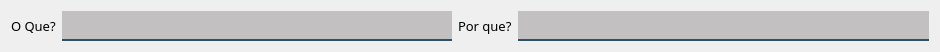
                  <widget class="QWidget" name="layoutWidget_13">
                   <property name="geometry">
                    <rect>
                     <x>152</x>
                     <y>390</y>
                     <width>921</width>
                     <height>40</height>
                    </rect>
                   </property>
                   <layout class="QHBoxLayout" name="horizontalLayout_12">
                    <item>
                     <layout class="QHBoxLayout" name="horizontalLayout_16">
                      <item>
                       <widget class="QLabel" name="label_88">
                        <property name="font">
                         <font>
                          <family>Reem Kufi</family>
                          <pointsize>10</pointsize>
                          <bold>false</bold>
                         </font>
                        </property>
                        <property name="styleSheet">
                         <string notr="true">color: rgb(0,0,0);</string>
                        </property>
                        <property name="text">
                         <string>O Que?</string>
                        </property>
                       </widget>
                      </item>
                      <item>
                       <widget class="QLineEdit" name="txt_pessoas_2">
                        <property name="enabled">
                         <bool>false</bool>
                        </property>
                        <property name="minimumSize">
                         <size>
                          <width>390</width>
                          <height>0</height>
                         </size>
                        </property>
                        <property name="font">
                         <font>
                          <family>Reem Kufi</family>
                         </font>
                        </property>
                        <property name="styleSheet">
                         <string notr="true">background-color: rgba(10,0,0,50);
border:2px solid rgba(0,0,0,0);
border-bottom-color:rgba(46,82,101,255);
color:rgb(0,0,0);
padding-bottom:7px</string>
                        </property>
                       </widget>
                      </item>
                     </layout>
                    </item>
                    <item>
                     <layout class="QHBoxLayout" name="horizontalLayout_17">
                      <item>
                       <widget class="QLabel" name="label_89">
                        <property name="font">
                         <font>
                          <family>Reem Kufi</family>
                          <pointsize>10</pointsize>
                          <bold>false</bold>
                         </font>
                        </property>
                        <property name="styleSheet">
                         <string notr="true">color: rgb(0,0,0);</string>
                        </property>
                        <property name="text">
                         <string>Por que?</string>
                        </property>
                       </widget>
                      </item>
                      <item>
                       <widget class="QLineEdit" name="txt_pessoas_3">
                        <property name="enabled">
                         <bool>false</bool>
                        </property>
                        <property name="minimumSize">
                         <size>
                          <width>411</width>
                          <height>0</height>
                         </size>
                        </property>
                        <property name="font">
                         <font>
                          <family>Reem Kufi</family>
                         </font>
                        </property>
                        <property name="styleSheet">
                         <string notr="true">background-color: rgba(10,0,0,50);
border:2px solid rgba(0,0,0,0);
border-bottom-color:rgba(46,82,101,255);
color:rgb(0,0,0);
padding-bottom:7px</string>
                        </property>
                       </widget>
                      </item>
                     </layout>
                    </item>
                   </layout>
                  </widget>
